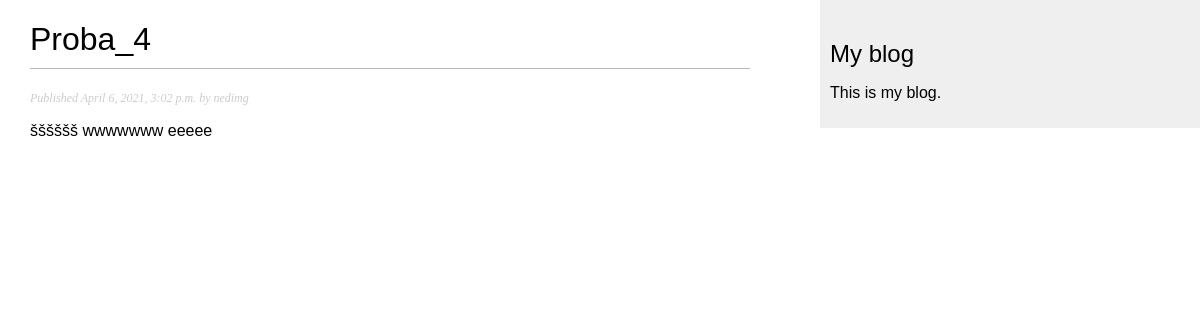
Page /blog//2021/4/6/proba_4_slug/ on the committed database.
### blog/models.py (models this page shows, shortened)
class Post(models.Model):
    STATUS_CHOICES = (
        ('draft', 'Draft'),
        ('published', 'Published'),
    )
    title = models.CharField(max_length=250)
    slug = models.SlugField(max_length=250,
                            unique_for_date='publish')
    author = models.ForeignKey(User,
                              on_delete=models.CASCADE,
                              related_name='blog_post')
    body = models.TextField()
    publish = models.DateTimeField(default=timezone.now)
    created = models.DateTimeField(auto_now_add=True)
    updated = models.DateTimeField(auto_now=True)
    status = models.CharField(max_length=10,
                              choices=STATUS_CHOICES,
                              default= 'draft')
    class Meta:
        ordering = ('-publish',)
    objects = models.Manager()  # The default manager.
    published = PublishedManager()

### blog/views.py (the view)
def post_detail(request, year, month, day, post):
    post = get_object_or_404(Post, slug = post,
                                   status = 'published',
                                   publish__year = year,
                                   publish__month=month,
                                   publish__day=day)
    return render(request,
                  'blog/post/detail.html',
                  {'post' : post})

### blog/templates/blog/post/detail.html (shortened to what this page needs)
{% extends "blog/base.html" %}
{% block content %}
    <h1>{{ post.title }}</h1>
    <p class="date">
        Published {{ post.publish }} by {{ post.author }}
    </p>
    {{ post.body|linebreaks }}
{% endblock %}

### blog/static/css/blog.css (style rules this page uses)
body { margin:0; padding:0; font-family:helvetica, sans-serif; }
h1 { font-weight:normal; border-bottom:1px solid #bbb; padding:0 0 10px 0; }
p.date { color:#ccc; font-family: georgia, serif; font-size: 12px; font-style: italic; }

### rows in the picture
Post: title "Proba_4", publish "April 6, 2021, 3:02 p.m.", author "nedimg", body "šššššš wwwwwww eeeee"
